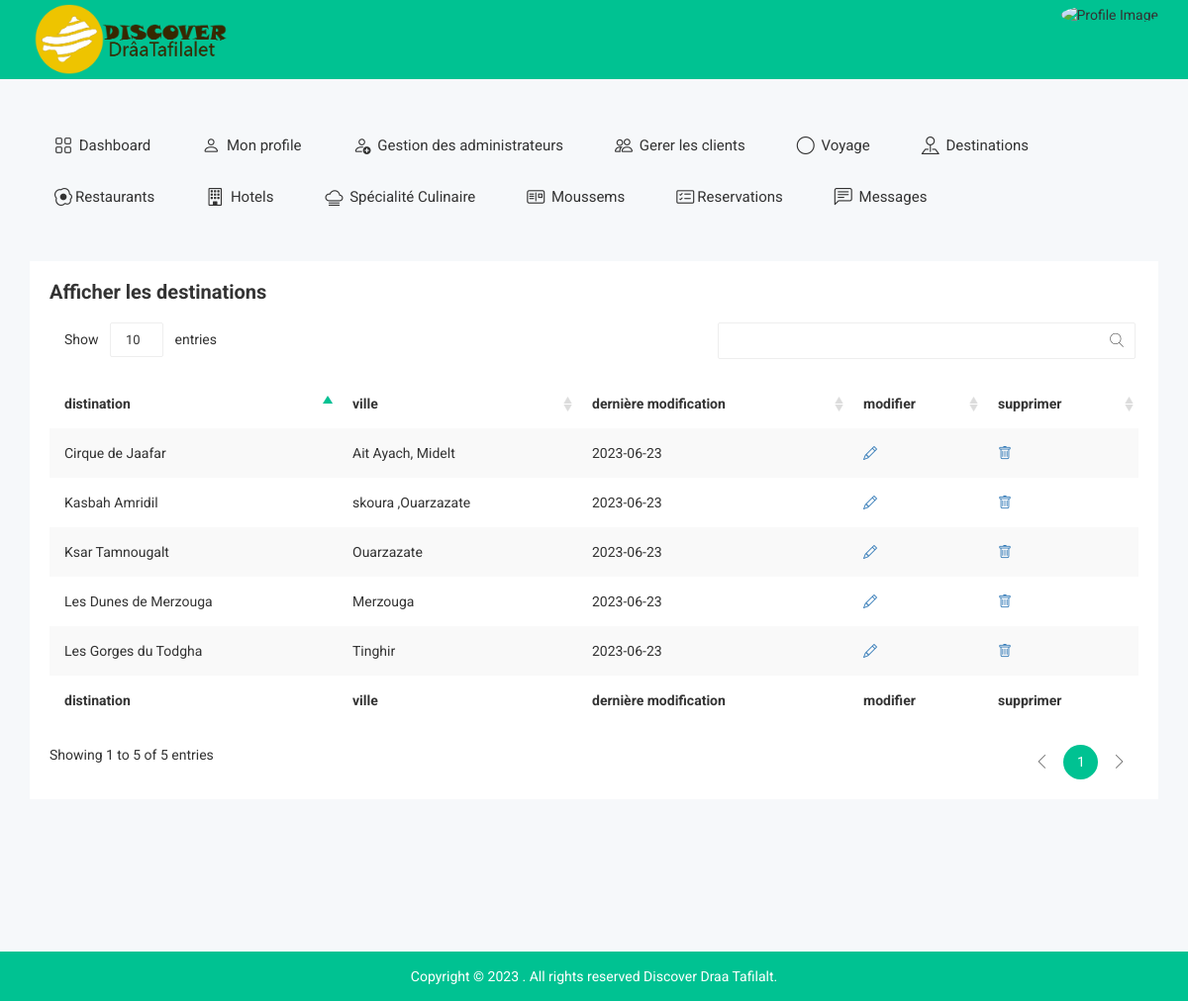
The page /affiche-destination.php (signed in) on the database its author committed.
### tables this page shows
CREATE TABLE `destination` (
  `id-des` int(255) NOT NULL,
  `nom` varchar(100) NOT NULL,
  `ville` varchar(90) NOT NULL,
  `province` varchar(100) NOT NULL,
  `description` varchar(10000) NOT NULL,
  `location` varchar(5000) NOT NULL,
  `img1` varchar(255) NOT NULL,
  `img2` varchar(255) NOT NULL,
  `img3` varchar(255) NOT NULL,
  `date_modification` date NOT NULL
);

### affiche-destination.php (the view, shortened to what this page needs)
<?php
include 'connection.php';
$sql = 'SELECT *
		FROM destination';
 $statement = $pdo->query($sql);
 $publishers = $statement->fetchAll(PDO::FETCH_ASSOC);
?>
<!doctype html>
<html class="no-js" lang="">
<head>
    <link rel="stylesheet" href="https://cdn.jsdelivr.net/npm/bootstrap-icons@1.10.5/font/bootstrap-icons.css">
        <link rel="stylesheet" href="css/bootstrap.min.css">
        <link rel="stylesheet" href="css/bootstrap/bootstrap.min.css">
        <link rel="stylesheet" href="css/font-awesome.min.css">
        <link rel="stylesheet" href="css/owl.carousel.css">
        <link rel="stylesheet" href="css/owl.theme.css">
        <link rel="stylesheet" href="css/owl.transitions.css">
        <link rel="stylesheet" href="css/meanmenu/meanmenu.min.css">
        <link rel="stylesheet" href="css/animate.css">
        <link rel="stylesheet" href="css/normalize.css">
        <link rel="stylesheet" href="css/wave/waves.min.css">
        <link rel="stylesheet" href="css/wave/button.css">
        <link rel="stylesheet" href="css/scrollbar/jquery.mCustomScrollbar.min.css">
        <link rel="stylesheet" href="css/notika-custom-icon.css">
        <link rel="stylesheet" href="css/jquery.dataTables.min.css">
        <link rel="stylesheet" href="css/main.css">
        <link rel="stylesheet" href="style.css">
        <link rel="stylesheet" href="css/responsive.css">
</head>
<body>
   <?php include 'tophead.php' ?>
    <div class="main-menu-area mg-tb-40">
    </div>
    <div class="notika-status-area">
        <div class="container">
            <div class="row">
                <div class="col-lg-12 col-md-12 col-sm-12 col-xs-12">
                    <div class="data-table-list">
                        <div class="basic-tb-hd">
                            <h2>Afficher les destinations</h2>
                        </div>
                        <div class="table-responsive">
                            <table id="data-table-basic" class="table table-striped">
                                <thead>
                                    <tr>
                                        <th>distination</th>
                                        <th>ville </th>
                                        <th>dernière modification</th>
                                        <th>modifier</th>
                                        <th>supprimer</th>
                                    </tr>
                                </thead>
                                <tbody>
                                <?php
                                if ($publishers) {
                                    foreach ($publishers as $publisher) {?>
                                    <tr>
                                        <td><?php  echo $publisher['nom'] ?></td>
                                        <td><?php  echo $publisher['ville'] ?></td>
                                        <td><?php  echo $publisher['date_modification'] ?></td>
                                        <td><a href="update-destination.php?modi=<?php echo $publisher['id-des'] ?>"> <i class="bi bi-pencil"></i></a></td>
                                        <td><a href="delete-des.php?id=<?php echo $publisher['id-des'] ?>"><i class="bi bi-trash"></i></a></td>
                                    </tr>
                               <?php }}
                                ?>
                                </tbody>
                                <tfoot>
                                    <tr>
                                        <th>distination</th>
                                        <th>ville</th>
                                        <th>dernière modification</th>
                                        <th>modifier</th>
                                        <th>supprimer</th>
                                    </tr>
                                </tfoot>
                            </table>
                        </div>
                    </div>
                </div>
            </div>
        </div>
    </div>
    <div class="footer-copyright-area">
        <div class="container">
            <div class="row">
                <div class="col-lg-12 col-md-12 col-sm-12 col-xs-12">
                    <div class="footer-copy-right">
                        <p>Copyright © 2023
. All rights reserved Discover Draa Tafilalt.</p>
                    </div>
                </div>
            </div>
        </div>
    </div>
</body>
</html>

### css/main.css (style rules this page uses)
html { color: #222; font-size: 1em; line-height: 1.4; }

### rows shown on the page
destination: nom "Les Dunes de Merzouga", ville "Merzouga", date_modification "2023-06-23"
destination: nom "Ksar Tamnougalt", ville "Ouarzazate", date_modification "2023-06-23"
destination: nom "Cirque de Jaafar", ville "Ait Ayach, Midelt", date_modification "2023-06-23"
destination: nom "Kasbah Amridil", ville "skoura ,Ouarzazate", date_modification "2023-06-23"
destination: nom "Les Gorges du Todgha", ville "Tinghir", date_modification "2023-06-23"
